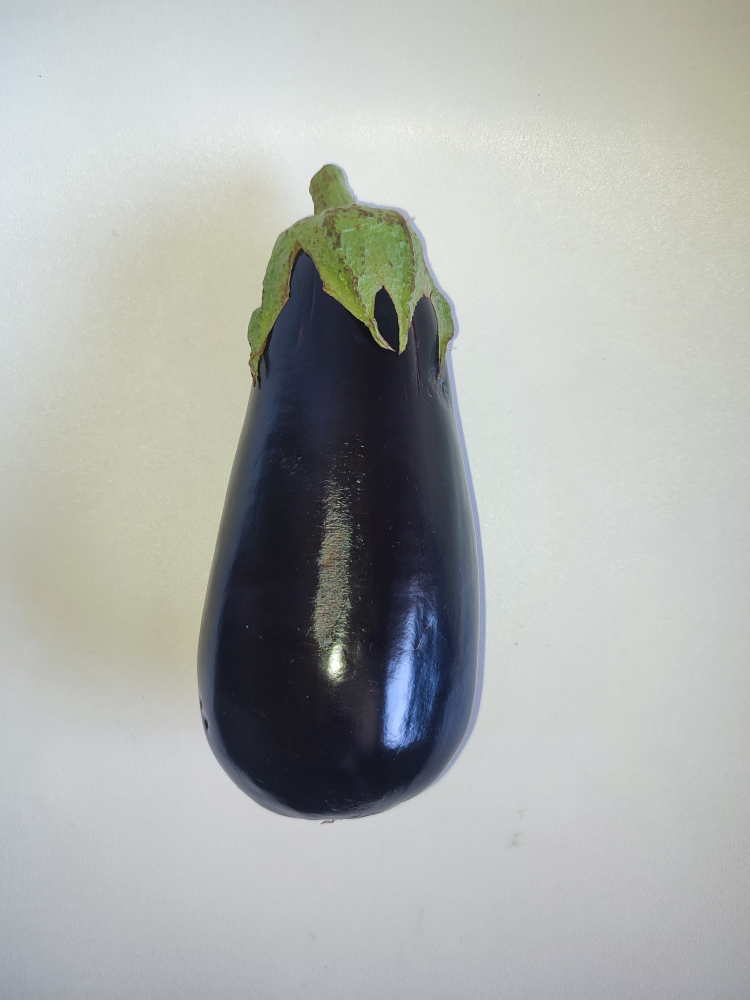
#> input picture anexos/db/imagenes/berenjena/WhatsApp Image 2024-11-05 at 1.53.16 PM (1).jpeg, 3000 x 4000 px (shown at 1/4 size); its folder holds only this picture in this run
$ python -i prueba.py   (imports and definitions only)
#> lines starting #> are read from the running program, lines starting #| are printed output that depends on the picture
#> further down, picture is the input picture: shape (4000, 3000, 3); mean B, G, R 173.9, 176.7, 173.6
import os
import cv2
import tkinter as tk
from tkinter import filedialog, Label
from PIL import Image, ImageTk
import numpy as np
from Archivos import *
import sys
import logging  # Add this import
from Parametros import calcular_momentos_hu, calcular_color_promedio, guardar_momentos_hu

# Configure logging at the beginning of the file
# [1 line not run here, left out]


# [16 lines left out: functions aumentar_saturacion_brillo, calcular_color_promedio_normalizado, not called in this run]

class ProcesadorImagen:
    def __init__(self):
        self.ventana_principal = tk.Tk()
        self.ventana_principal.withdraw()  # Ocultar la ventana principal
        self.seleccionar_nueva_carpeta()
        self.continuar_procesamiento = True  # Flag to control processing
        self.encabezado = None
    def seleccionar_nueva_carpeta(self):
        self.ruta_imagenes = self.obtener_ruta_imagenes()
        self.etiqueta = os.path.basename(self.ruta_imagenes)  # Set label based on folder name
        self.imagenes = self.cargar_imagenes(self.ruta_imagenes)
        self.indice_actual = 0

    def obtener_ruta_imagenes(self):
        # Código para solicitar al usuario la ruta de las imágenes
        ruta = filedialog.askdirectory(initialdir='../anexos/imagenes_correctas/',title='Seleccione la ruta de las imágenes')
#> the answer given: ../anexos/db/imagenes/berenjena
        return ruta

    def cargar_imagenes(self, ruta):
        # Código para cargar imágenes desde la ruta especificada
#> called with ruta = '../anexos/db/imagenes/berenjena'
        imagenes = []
        for archivo in os.listdir(ruta):
            if archivo.lower().endswith(('.png', '.jpg', '.jpeg')):
                imagen = cv2.imread(os.path.join(ruta, archivo))
                if imagen is not None:
                    imagen = cv2.resize(imagen, (800, 600))  # Redimensionar a tamaño estándar
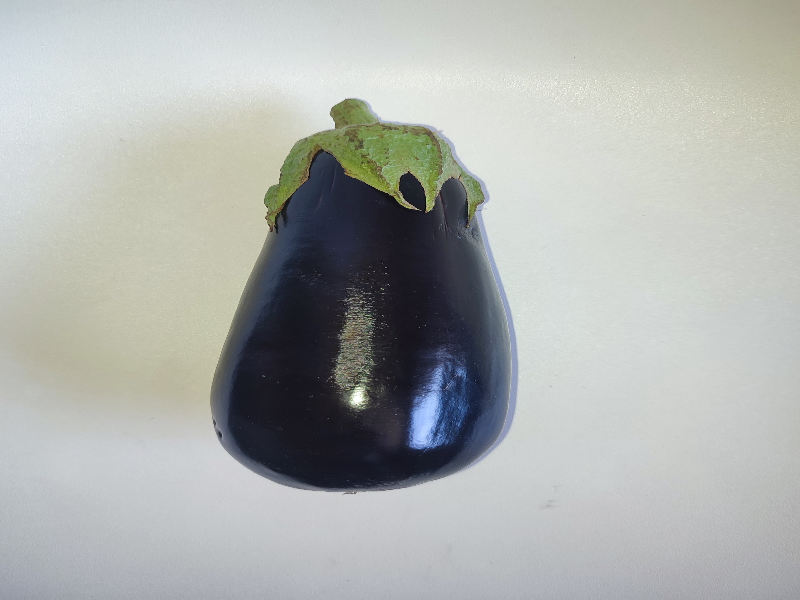
#> imagen: shape (600, 800, 3); mean B, G, R 173.8, 176.7, 173.6
#> in seleccionar_nueva_carpeta, `self.imagenes = self.cargar_imagenes(self.ruta_imagenes)`: self.imagenes = 1 item
                    imagenes.append(imagen)
        return imagenes

    # [60 lines left out: function procesar_siguiente_imagen, not called in this run]

    def mostrar_imagenes(self, imagenes, mean_color=None):
        if imagenes is None:
            print("No hay más imágenes para procesar")
            return False

        # Crear una nueva ventana Toplevel para mostrar las imágenes
        ventana = tk.Toplevel(self.ventana_principal)
        ventana.title(f"Imagen {self.indice_actual} - Progreso de filtros")

        frame = tk.Frame(ventana)
        frame.pack(expand=True, fill='both', padx=10, pady=10)

        self.imagen_refs = []  # Lista para mantener referencias a las imágenes

        for idx, imagen in enumerate(imagenes):
            try:
                # Convertir y normalizar imagen
                if isinstance(imagen.dtype, np.float64):
                    imagen = cv2.normalize(imagen, None, 0, 255, cv2.NORM_MINMAX)
                    imagen = np.uint8(imagen)

                # Convertir espacio de color
                if len(imagen.shape) == 2:
                    imagen = cv2.cvtColor(imagen, cv2.COLOR_GRAY2RGB)
                else:
                    imagen = cv2.cvtColor(imagen, cv2.COLOR_BGR2RGB)

                # Redimensionar si es necesario
                altura, ancho = imagen.shape[:2]
                max_size = 200  # Tamaño más pequeño para mostrar más imágenes
                if altura > max_size or ancho > max_size:
                    ratio = min(max_size / altura, max_size / ancho)
                    nuevo_ancho = int(ancho * ratio)
                    nueva_altura = int(altura * ratio)
                    imagen = cv2.resize(imagen, (nuevo_ancho, nueva_altura))

                # Crear imagen Tkinter
                imagen_pil = Image.fromarray(imagen)
                imagen_tk = ImageTk.PhotoImage(image=imagen_pil)

                # Guardar referencias
                self.imagen_refs.append(imagen_tk)

                # Crear y posicionar label
                label = Label(frame, image=self.imagen_refs[-1])
                label.grid(row=idx//3, column=idx%3, padx=5, pady=5)

            except Exception as e:
                logging.error(f'Error displaying images: {e}')
                continue
#> after the loop, self.imagen_refs = []

        # Mostrar el color promedio
        if mean_color is not None:
            mean_color_hex = f'#{int(mean_color[2]):02x}{int(mean_color[1]):02x}{int(mean_color[0]):02x}'
            mean_color_label = Label(ventana, text=f"Mean Color: B={mean_color[0]}, G={mean_color[1]}, R={mean_color[2]}", bg=mean_color_hex, fg='white')
            mean_color_label.pack(pady=5)

        # Botón para cerrar la ventana
        def cerrar_ventana():
            self.ventana_principal.destroy()  # Cerrar la ventana principal
            sys.exit(0)  # Terminar el programa completamente

        btn_cerrar = tk.Button(ventana, text="Cerrar", command=cerrar_ventana)
        btn_cerrar.pack(pady=5)

        # === Cambio: Agregar botón 'Next' ===
        def siguiente_imagen():
            ventana.destroy()

        btn_next = tk.Button(ventana, text="Next", command=siguiente_imagen)
        btn_next.pack(pady=5)
        # ======================================

        # Asegurarse de que la ventana aparezca en primer plano
        ventana.focus_force()
        ventana.grab_set()
        ventana.wait_window()

        return True

# [35 lines not run here, left out]

>>> import cv2
>>> picture = cv2.imread('../anexos/db/imagenes/berenjena/WhatsApp Image 2024-11-05 at 1.53.16 PM (1).jpeg')
>>> result = ProcesadorImagen().mostrar_imagenes(picture)
#> result = True

$ run again, on anexos/db/imagenes/berenjena/WhatsApp Image 2024-11-05 at 1.53.18 PM (1).jpeg
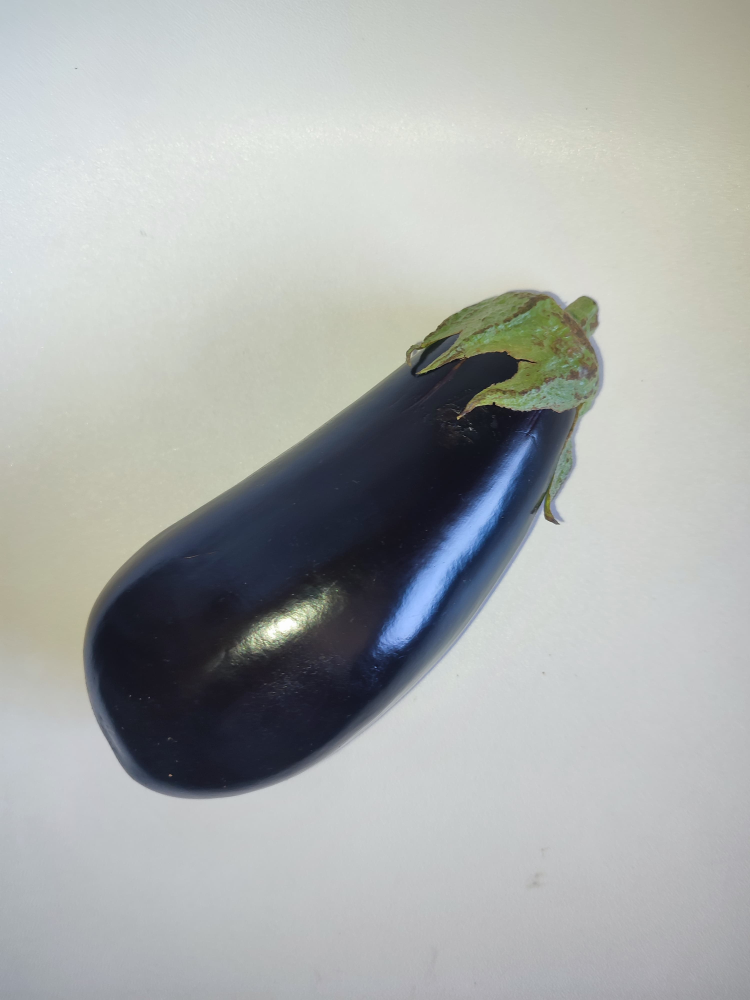
#> input picture anexos/db/imagenes/berenjena/WhatsApp Image 2024-11-05 at 1.53.18 PM (1).jpeg, 3000 x 4000 px (shown at 1/4 size)
#> picture is the input picture: shape (4000, 3000, 3); mean B, G, R 173.2, 174.9, 171.6
#> in cargar_imagenes, `imagen = cv2.resize(imagen, (800, 600))`:
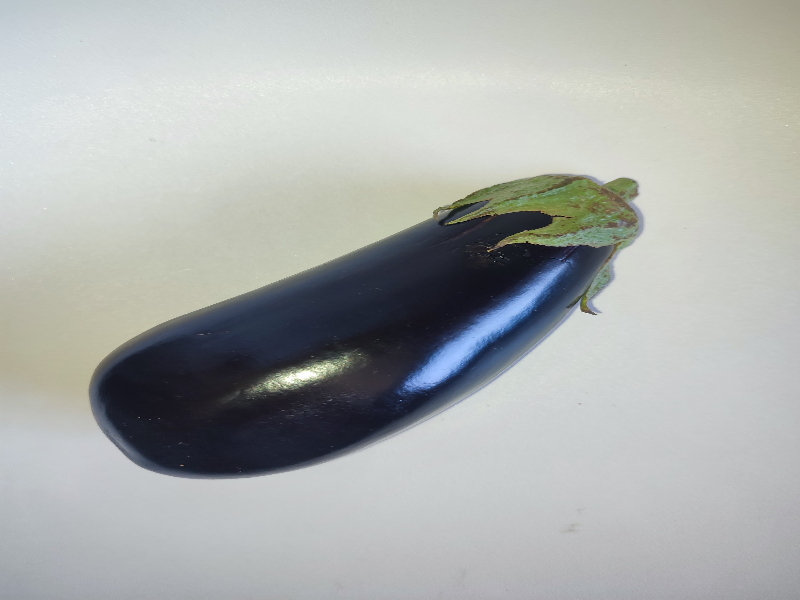
#> imagen: shape (600, 800, 3); mean B, G, R 173.1, 174.9, 171.6
#> self.imagenes = 1 item
#> after the loop in mostrar_imagenes, `for idx, imagen in enumerate(imagenes):`: self.imagen_refs = []
#> result = True

$ run again, on anexos/db/imagenes/berenjena/WhatsApp Image 2024-11-05 at 1.53.21 PM (1).jpeg
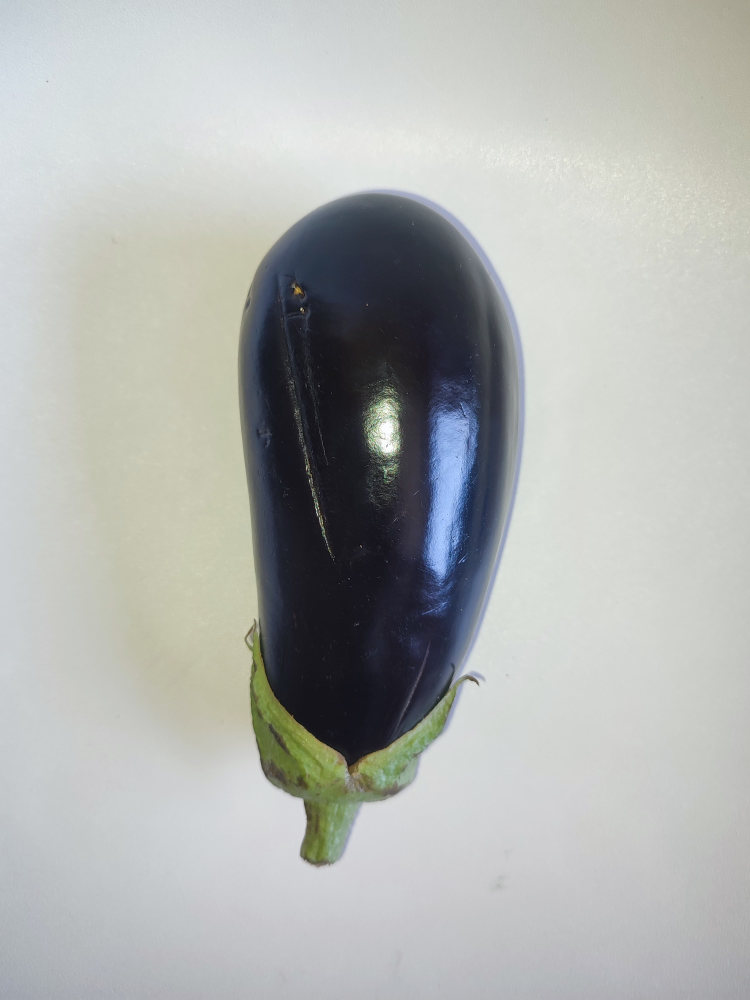
#> input picture anexos/db/imagenes/berenjena/WhatsApp Image 2024-11-05 at 1.53.21 PM (1).jpeg, 3000 x 4000 px (shown at 1/4 size)
#> picture is the input picture: shape (4000, 3000, 3); mean B, G, R 176.5, 178.8, 176.2
#> in cargar_imagenes, `imagen = cv2.resize(imagen, (800, 600))`:
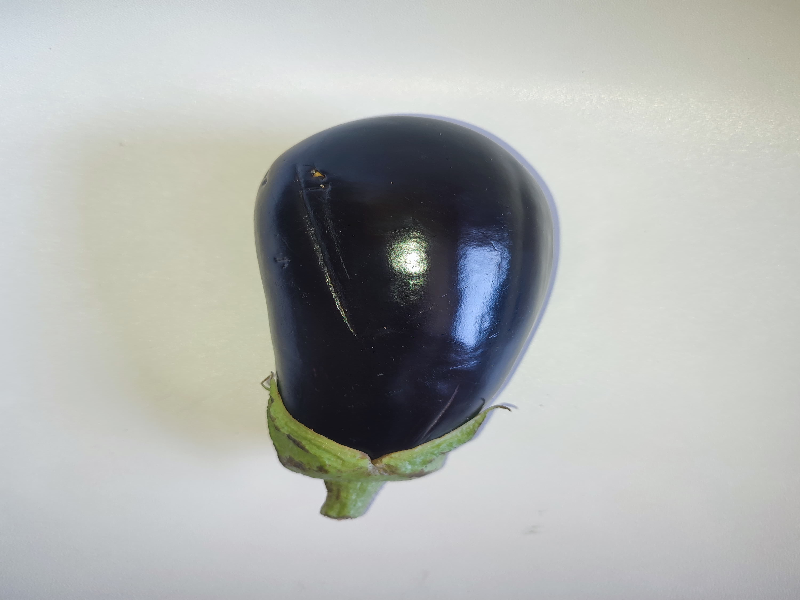
#> imagen: shape (600, 800, 3); mean B, G, R 176.5, 178.7, 176.2
#> self.imagenes = 1 item
#> after the loop in mostrar_imagenes, `for idx, imagen in enumerate(imagenes):`: self.imagen_refs = []
#> result = True
